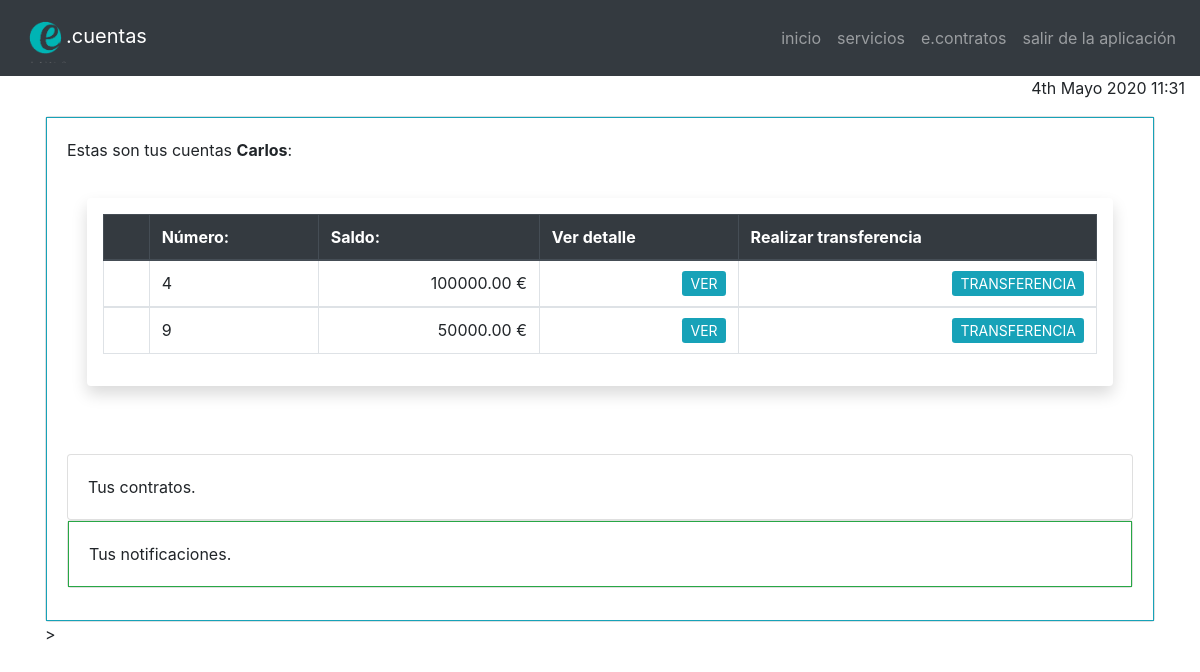
The app's page /mis_cuentas (signed in), older data.
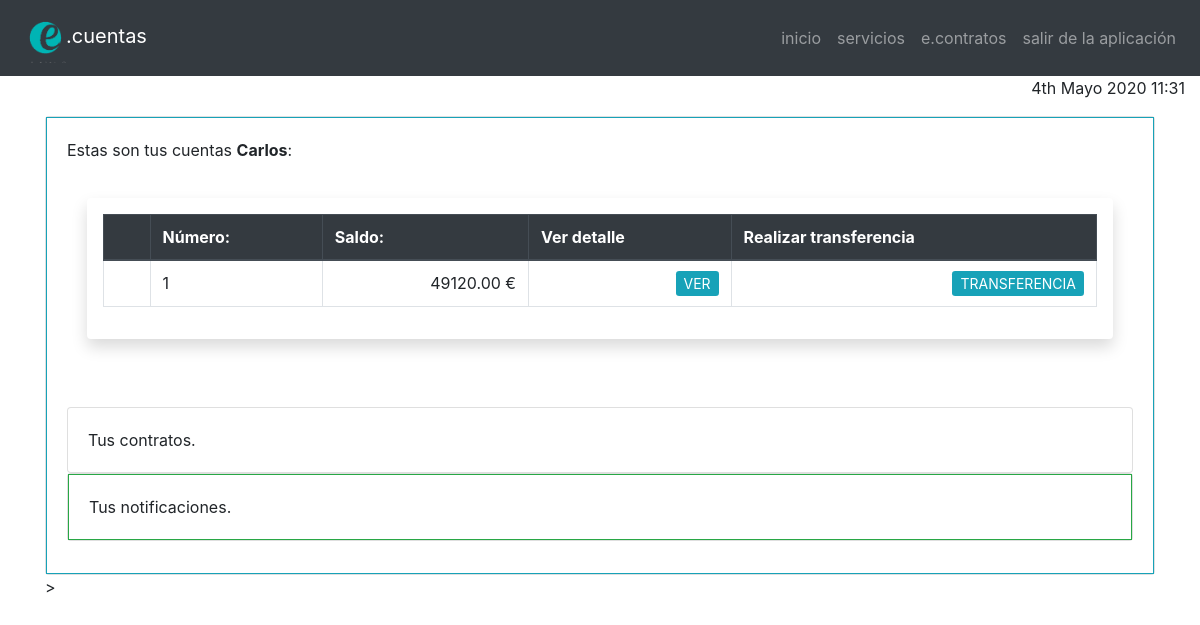
The same page, newer data.
### cuentas/models.py (models this page shows, shortened)
class Cuenta(models.Model):
    id = models.AutoField(primary_key=True, blank=False)
    fecha_apertura = models.DateTimeField()
    saldo_inicio = models.DecimalField( max_digits=20, decimal_places=2, validators=[MinValueValidator(0)])
    titular = models.ForeignKey( User, on_delete=models.CASCADE, blank=False, default=False)
    @property
    def saldo(self):
        lista_salientes= Transferencia.objects.filter(cuenta_ordenante=self)
        total_saliente=0
        for saliente in lista_salientes:
            total_saliente+=saliente.importe
        lista_entrantes=Transferencia.objects.filter(cuenta_beneficiario=self)
        total_entrante=0
        for entrante in lista_entrantes:
            total_entrante+= entrante.importe
        return self.saldo_inicio +total_entrante- total_saliente
    """@property
    def saldo_fecha(self):
        fecha_inicio = self.fecha_apertura
        mis_transferencias=transferencia.objects.filter(Q(cuenta_ordenante=self)|Q(cuenta_beneficiario=self))
        fecha_mis_transferencias=F('fecha')
        saldo_actual=0
        for fecha_actual in fecha_mis_transferencias:
            saldo actual = saldo_actual +saldo_actual_

        return self._foo

    @property
    def saldo_global(self):
        lista_salientes= Transferencia.objects.filter(ordenante=self.titular)
        total_saliente=0
        for saliente in lista_salientes:
            total_saliente+=total_saliente+saliente.importe
        lista_entrantes=Transferencia.objects.filter(beneficiario=self.titular)
        total_entrante=0
        for entrante in lista_entrantes:
            total_entrante+=total_entrante + entrante.importe

        return self.saldo_inicio +total_entrante- total_saliente
    @property
    def numero_de_cuentas(self):
        cuantas_cuentas=Cuenta.objects.filter(titular=self.titular)
        return self.cuantas_cuentas.count()


"""

class Transferencia (models.Model):
    id = models.AutoField(primary_key=True, blank=False)
    fecha =models.DateTimeField(auto_now_add=True, editable=False)
    importe = models.DecimalField(max_digits=20, decimal_places=2, validators=[MinValueValidator(0,1)], error_messages={'valor negativo':'Sólo son admisibles transferencias superiores a 0.01 €'} )
    cuenta_ordenante=models.ForeignKey(Cuenta, on_delete=models.CASCADE,  related_name='cuenta_ordenante')
    concepto= models.CharField(max_length=90)
    cuenta_beneficiario=models.ForeignKey(Cuenta, on_delete=models.CASCADE, related_name='cuenta_beneficiario')
    ordenante= models.ForeignKey(User, on_delete= models.CASCADE,  related_name='ordenante')
    beneficiario = models.ForeignKey (User, on_delete= models.CASCADE, related_name='beneficiario')
    """def clean(self, *args, **kwargs):
        super(Transferencia, self).clean(*args, **kwargs)


        if self.importe > cuenta.saldo:
            raise ValidationError('El saldo de la cuenta es insuficiente')

    def save(self, *args, **kwargs):
        self.full_clean()
        super(Transferencia, self).save(*args, **kwargs)"""

### cuentas/views.py (the view)
# urls.py: path('mis_cuentas', mi_usuario_cuentas),
def mi_usuario_cuentas(request):
    if request.user.is_authenticated:
        mis_cuentas = Cuenta.objects.all().filter(titular=request.user).order_by('fecha_apertura')
    return render(request, 'cuentas/mis_cuentas.html',{'mis_cuentas':mis_cuentas})

### cuentas/templates/cuentas/mis_cuentas.html (shortened to what this page needs)
{% extends 'cuentas/base.html' %}
{% load static %}
{% block content%}
<div class="card" >
 <span class="border border-info">
  <div class="card-body">
    <div class="card-title">
    Estas son tus cuentas <b>{{request.user.first_name}}</b>:
    <p class="card-text"> <div class="card-body">
 <div class="shadow p-3 mb-5 bg-white rounded">
<table class="table table-bordered">
  <thead class="thead-dark">
    <tr>
      <th scope="col"></th>
      <th scope="col">Número:</th>
      <th scope="col">Saldo:</th>
      <th scope="col">Ver detalle</th>
      <th scope="col">Realizar transferencia</th>
    </tr>
   {% for cuenta in mis_cuentas %}
  </thead>
  <tbody>
    <tr>
      <th scope="row"></th>
      <td class>{{ cuenta.id }} </td>
      <td class="text-right"> {{ cuenta.saldo }} €</td>
      <td class="text-right">  <a class="btn-sm btn-info" href="/mis_movimientos/{{cuenta.id}} ">
      VER    </td>
      <td class="text-right">  <a class="btn-sm btn-info" href="/transferencias/{{cuenta.id}} "> TRANSFERENCIA</td>
    </tr>
      {% endfor %}
  </tbody>
</table>
  </div>
</div>
<div class="card">
  <div class="card-body">
    Tus contratos.
  </div>
</div>
<div class="card">
<span class="border border-success">
  <div class="card-body">
    Tus notificaciones.
  </div>
</span>
</div>
{% endblock %}

Row changes from the older to the newer data that the page shows:
no longer on this page (row edited): Cuenta: id "4", saldo "100000.00"
removed Cuenta: id "9", saldo "50000.00"
now on this page (row edited): Cuenta: id "1", saldo "49120.00"
